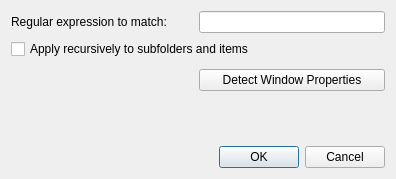
<?xml version="1.0" encoding="UTF-8"?>
<ui version="4.0">
 <class>Dialog</class>
 <widget class="QDialog" name="Dialog">
  <property name="geometry">
   <rect>
    <x>0</x>
    <y>0</y>
    <width>396</width>
    <height>179</height>
   </rect>
  </property>
  <property name="windowTitle">
   <string>Set Window Filter</string>
  </property>
  <layout class="QGridLayout" name="gridLayout">
   <item row="2" column="0" colspan="3">
    <widget class="QCheckBox" name="recursiveCheckBox">
     <property name="text">
      <string>Apply recursively to subfolders and items</string>
     </property>
    </widget>
   </item>
   <item row="0" column="0">
    <widget class="QLabel" name="label_2">
     <property name="text">
      <string>Regular expression to match:</string>
     </property>
    </widget>
   </item>
   <item row="3" column="0" colspan="2">
    <spacer name="horizontalSpacer">
     <property name="orientation">
      <enum>Qt::Horizontal</enum>
     </property>
     <property name="sizeHint" stdset="0">
      <size>
       <width>182</width>
       <height>31</height>
      </size>
     </property>
    </spacer>
   </item>
   <item row="3" column="2">
    <widget class="QPushButton" name="detectButton">
     <property name="text">
      <string>Detect Window Properties</string>
     </property>
    </widget>
   </item>
   <item row="4" column="0" colspan="3">
    <spacer name="verticalSpacer">
     <property name="orientation">
      <enum>Qt::Vertical</enum>
     </property>
     <property name="sizeHint" stdset="0">
      <size>
       <width>20</width>
       <height>40</height>
      </size>
     </property>
    </spacer>
   </item>
   <item row="5" column="2">
    <widget class="QDialogButtonBox" name="buttonBox">
     <property name="orientation">
      <enum>Qt::Horizontal</enum>
     </property>
     <property name="standardButtons">
      <set>QDialogButtonBox::Cancel|QDialogButtonBox::Ok</set>
     </property>
    </widget>
   </item>
   <item row="0" column="2">
    <widget class="QLineEdit" name="triggerRegexLineEdit">
     <property name="toolTip">
      <string>Window title</string>
     </property>
     <property name="whatsThis">
      <string>Enter a regular expression that matches the title of windows in which you want this item to trigger.</string>
     </property>
    </widget>
   </item>
  </layout>
 </widget>
 <resources/>
 <connections>
  <connection>
   <sender>buttonBox</sender>
   <signal>accepted()</signal>
   <receiver>Dialog</receiver>
   <slot>accept()</slot>
   <hints>
    <hint type="sourcelabel">
     <x>248</x>
     <y>254</y>
    </hint>
    <hint type="destinationlabel">
     <x>157</x>
     <y>274</y>
    </hint>
   </hints>
  </connection>
  <connection>
   <sender>buttonBox</sender>
   <signal>rejected()</signal>
   <receiver>Dialog</receiver>
   <slot>reject()</slot>
   <hints>
    <hint type="sourcelabel">
     <x>316</x>
     <y>260</y>
    </hint>
    <hint type="destinationlabel">
     <x>286</x>
     <y>274</y>
    </hint>
   </hints>
  </connection>
 </connections>
</ui>
